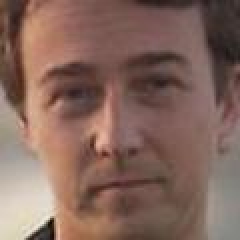
%> input picture PR Assignment-3/faceclass-dataset/i1.jpg, 120 x 120 px (shown 2 times larger)
$ octave sample2.m   (GNU Octave 9; MATLAB toolbox functions it lacks are replaced by stand-ins)
%> lines starting %> are read from the running program, lines starting %| are printed output that depends on the picture
i;
i1=imread('C:\Users\PRANJALI\Desktop\PR Assignment\PR Assignment-3\faceclass-dataset\i1.jpg');
%> i1 is the input picture: size 120x120x3 uint8; mean R, G, B 132.8, 102.9, 92.5
i2=imread('C:\Users\PRANJALI\Desktop\PR Assignment\PR Assignment-3\faceclass-dataset\i2.jpg');
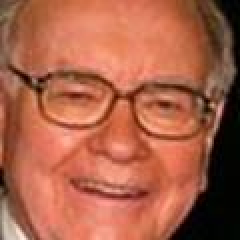
%> input picture PR Assignment-3/faceclass-dataset/i2.jpg, 120 x 120 px (shown 2 times larger)
%> i2 is the input picture: size 120x120x3 uint8; mean R, G, B 169, 96.5, 72.1
i3=imread('C:\Users\PRANJALI\Desktop\PR Assignment\PR Assignment-3\faceclass-dataset\i3.jpg');
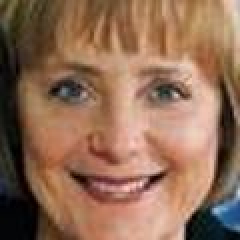
%> input picture PR Assignment-3/faceclass-dataset/i3.jpg, 120 x 120 px (shown 2 times larger)
%> i3 is the input picture: size 120x120x3 uint8; mean R, G, B 144.3, 107.9, 85.1
i4=imread('C:\Users\PRANJALI\Desktop\PR Assignment\PR Assignment-3\faceclass-dataset\i4.jpg');
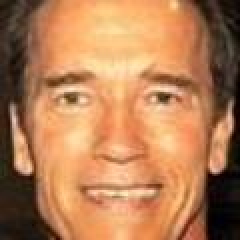
%> input picture PR Assignment-3/faceclass-dataset/i4.jpg, 120 x 120 px (shown 2 times larger)
%> i4 is the input picture: size 120x120x3 uint8; mean R, G, B 179.8, 125.1, 84.6
i5=imread('C:\Users\PRANJALI\Desktop\PR Assignment\PR Assignment-3\faceclass-dataset\i5.jpg');
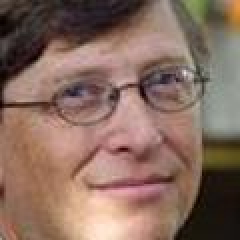
%> input picture PR Assignment-3/faceclass-dataset/i5.jpg, 120 x 120 px (shown 2 times larger)
%> i5 is the input picture: size 120x120x3 uint8; mean R, G, B 135.9, 107.8, 95.3
i6=imread('C:\Users\PRANJALI\Desktop\PR Assignment\PR Assignment-3\faceclass-dataset\i6.jpg');
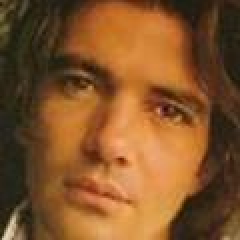
%> input picture PR Assignment-3/faceclass-dataset/i6.jpg, 120 x 120 px (shown 2 times larger)
%> i6 is the input picture: size 120x120x3 uint8; mean R, G, B 130, 83.3, 41.6
%> (the run ends here)
